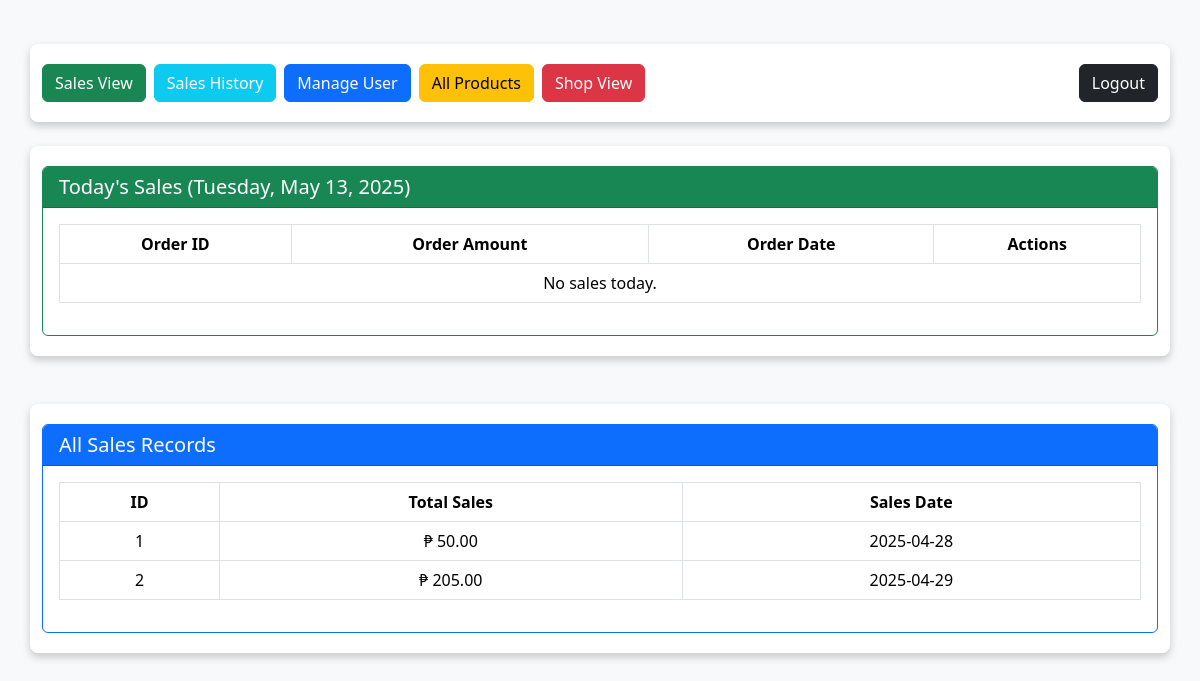
Before: /Admin/history.php (signed in) with the older database file.
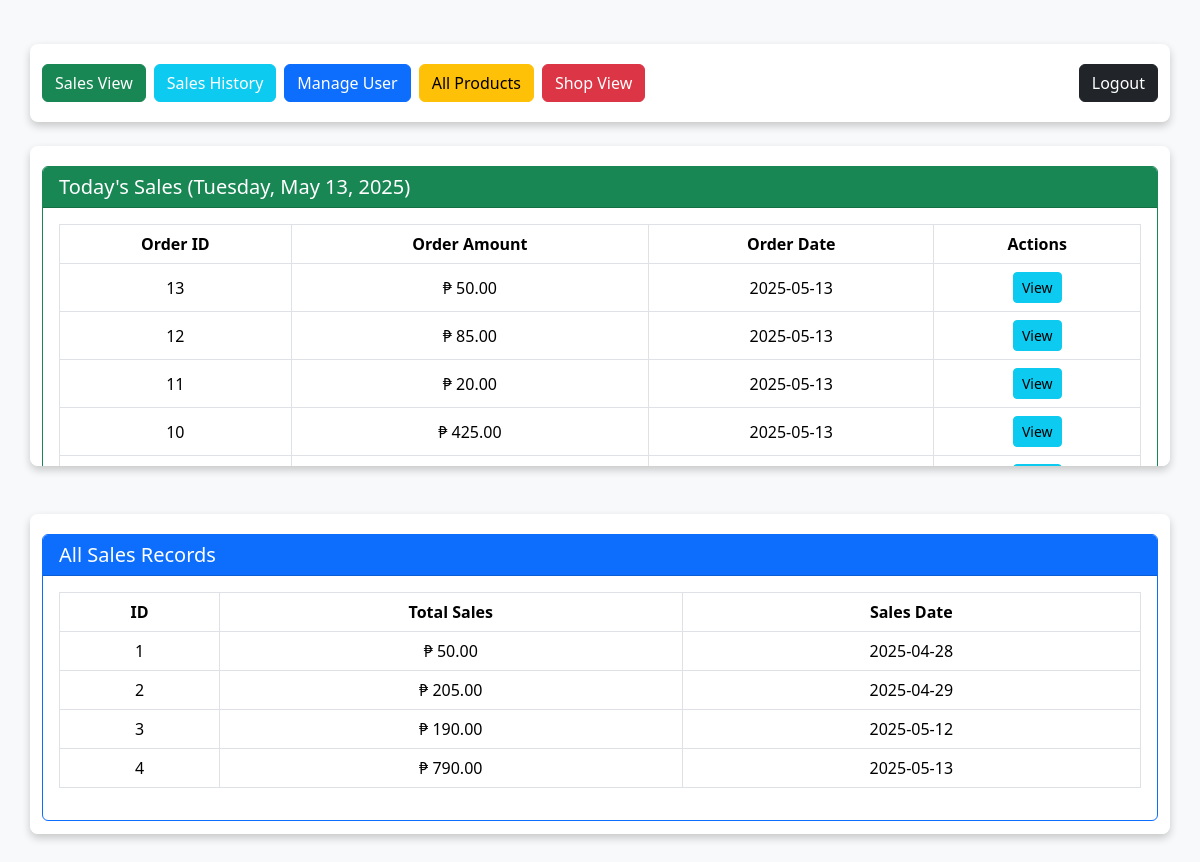
After: the same page with the newer database file.
### tables this page shows
CREATE TABLE `sales` (
  `sales_id` int(11) NOT NULL,
  `total_sales` int(100) NOT NULL,
  `sales_date` date DEFAULT current_timestamp()
);

CREATE TABLE `orders` (
  `order_id` int(11) NOT NULL,
  `order_total_amount` varchar(100) NOT NULL,
  `order_date` date DEFAULT current_timestamp()
);

### Admin/adminsession.php (called while the page is built, shortened)
<?php
include "../style.php";
?>

### Admin/history.php (the view, shortened to what this page needs)
<?php
include "adminsession.php";
$sales = $pdo->query("SELECT * FROM sales ORDER BY sales_date ASC")->fetchAll();
$now = date("Y-m-d");
$fetch_today = $pdo->prepare("SELECT * FROM orders WHERE order_date = :sales_date ORDER BY order_id DESC ");
$fetch_today->execute([":sales_date" => $now]);
$today = $fetch_today->fetchAll();
?>
<!DOCTYPE html>
<html lang="en">
<head>
    <link href="https://cdn.jsdelivr.net/npm/bootstrap@5.3.2/dist/css/bootstrap.min.css" rel="stylesheet">
</head>
<body class="bg-light">
<div class="container my-4 d-flex justify-content-between flex-wrap gap-2">
    <div class="d-flex flex-wrap gap-2">
        <a href="index.php" class="btn btn-success btn-custom">Sales View</a>
        <a href="history.php" class="btn btn-info text-white btn-custom">Sales History</a>
        <a href="manageuser.php" class="btn btn-primary btn-custom">Manage User</a>
        <a href="table.php" class="btn btn-warning btn-custom">All Products</a>
        <a href="shopview.php" class="btn btn-danger btn-custom">Shop View</a>
    </div>
    <div>
        <a href="../logout.php" class="btn btn-dark btn-custom">Logout</a>
    </div>
</div>
<div class="container mb-5">
    <div class="card border-success">
        <div class="card-header bg-success text-white">
            <h5 class="mb-0">Today's Sales (<?= date('l, F j, Y', strtotime($now)) ?>)</h5>
        </div>
        <div class="card-body">
            <div class="table-responsive element-class">
                <table class="table table-hover align-middle table-bordered">
                    <thead>
                        <tr>
                            <th>Order ID</th>
                            <th>Order Amount</th>
                            <th>Order Date</th>
                            <th>Actions</th>
                        </tr>
                    </thead>
                    <tbody>
                        <?php if (empty($today)): ?>
                        <tr>
                            <td colspan="4" class="text-center">No sales today.</td>
                        </tr>
                        <?php else: ?>
                            <?php foreach ($today as $row): ?>
                            <tr>
                                <td><?= htmlspecialchars($row['order_id']) ?></td>
                                <td>₱ <?= number_format($row['order_total_amount'], 2) ?></td>
                                <td><?= htmlspecialchars($row['order_date']) ?></td>
                                <td><button class="btn btn-info btn-sm" data-bs-toggle="modal" data-bs-target="#orderDetailsModal" data-order-id="<?= $row['order_id'] ?>"><i class="fa fa-eye"></i> View</button></td>
                            </tr>
                            <?php endforeach; ?>
                        <?php endif; ?>
                    </tbody>
                </table>
            </div>
        </div>
    </div>
</div>
<div class="container mb-5">
    <div class="card border-primary">
        <div class="card-header bg-primary text-white">
            <h5 class="mb-0">All Sales Records</h5>
        </div>
        <div class="card-body">
            <div class="table-responsive element-class">
                <table class="table table-hover align-middle table-bordered">
                    <thead>
                        <tr>
                            <th>ID</th>
                            <th>Total Sales</th>
                            <th>Sales Date</th>
                        </tr>
                    </thead>
                    <tbody>
                        <?php foreach ($sales as $row): ?>
                        <tr>
                            <td><?= htmlspecialchars($row['sales_id']) ?></td>
                            <td>₱ <?= number_format($row['total_sales'], 2) ?></td>
                            <td><?= htmlspecialchars($row['sales_date']) ?></td>
                        </tr>
                        <?php endforeach; ?>
                    </tbody>
                </table>
            </div>
        </div>
    </div>
</div>
</body>
</html>

### style.php (shortened to what this page needs)
<link href="https://cdn.jsdelivr.net/npm/bootstrap@5.3.3/dist/css/bootstrap.min.css" rel="stylesheet">

### style.php (style rules this page uses)
body { font-family: Arial, sans-serif; background-color: #f4f4f4; color: #333; margin: 0; padding: 20px; }
.container { max-width: 1000px; margin: auto; background: white; padding: 20px; border-radius: 8px; box-shadow: 0 4px 8px rgba(0, 0, 0, 0.2); }

### Admin/history.php (style rules this page uses)
.container { max-height: 40vh; overflow-y: auto; }
.element-class { overflow: scroll; -ms-overflow-style: none; scrollbar-width: none; }
th { background-color: #f8f9fa; text-align: center; }
td { text-align: center; }
.card-header { font-size: 1.25rem; }

Changed rows visible on the page:
added orders: order_id "13", order_total_amount "50.00", order_date "2025-05-13"
added orders: order_id "12", order_total_amount "85.00", order_date "2025-05-13"
added orders: order_id "11", order_total_amount "20.00", order_date "2025-05-13"
added orders: order_id "10", order_total_amount "425.00", order_date "2025-05-13"
added sales: sales_id "3", total_sales "190.00", sales_date "2025-05-12"
added sales: sales_id "4", total_sales "790.00", sales_date "2025-05-13"
Other visible differences:
text no longer shown: "No sales today."
